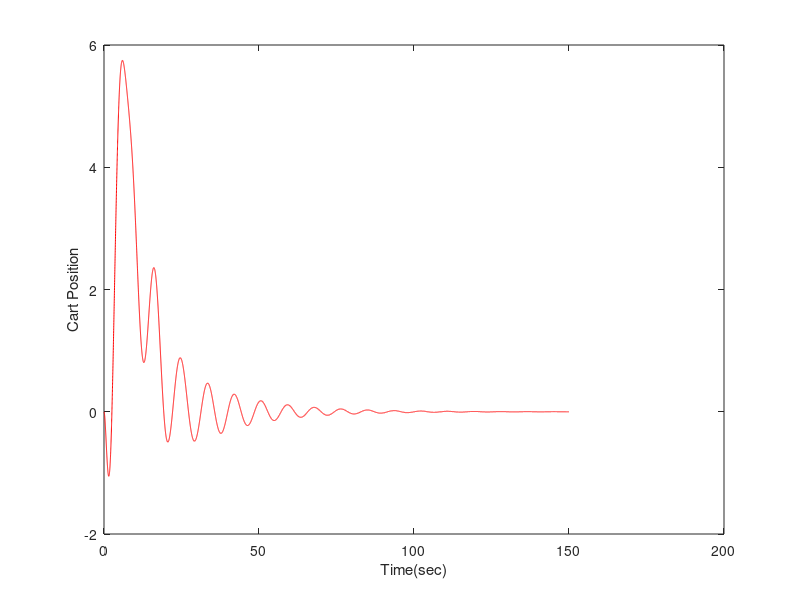

The MATLAB source for this figure:
clc 
clear all

M=1000;
m1=100;m2=100;
l1=20;l2=10;
g=10;

%%State Space form of the System
%%%%%%%% X = A*x +B*u%%%%%%%%%%%
A=[0 1 0 0 0 0
    0 0 (-g*m1)/M 0 (-g*m2)/M 0
    0 0 0 1 0 0
    0 0 (-g*(m1+M))/(M*l1) 0 (-g*m2)/(M*l1) 0
    0 0 0 0 0 1
    0 0 (-g*m1)/(M*l2) 0 (-g*(m2+M))/(M*l2) 0 ];
    
%size(A)
B=[ 0
    1/M
    0
    1/(M*l1)
    0
    1/(M*l2)];

C= [ 1 0 0 0 0 0 
      0 0 1 0 0 0
      0 0 0 0 1 0];
  
%% Considering FeedBack Control for the State x(t)
C1=[1 0 0 0 0 0];
Q=diag([50 1500 50000 1200 50000 80000]);
R=0.01;
disp(' State FeedBack')
%State FeedBack 'K'
K=lqr(A,B,Q,R);
%size(K)
disp(K)


Poles=[-1 -2 -3 -4 -5 -6];
L1=place(A',C1',Poles)';

%Kalman Estimator
stat_space= ss(A,[B B],C,0);
R1=0.01; Q1=0.05;
sensors=[1];
W=[1];
[~,L,~]=kalman(stat_space,Q1,R1,[],sensors,W);

 %Defining The Parameters of the State for Visualization
States={'x' 'x_dot' 'theta1' 'theta1_dot' 'theta2' 'theta2_dot','e_1','e_2','e_3','e_4','e_5','e_6'};
input={'F'};
Outputs = {'x'};
 
A_L1=[(A-B*K) (B*K)
    zeros(6,6) (A-L1*C1)];
B_L1=[B
    zeros(size(B))];
C_L1=[C1 zeros(size(C1))];
stat_space2=ss(A_L1,B_L1,C_L1,0,'statename',States,'inputname',input,'outputname',Outputs);


X=[0;0;45*pi/180;0;35*pi/180;0;0;0;0;0;0;0];
t = 0:0.01:150;
dim_t= size(t);
F = zeros(dim_t);
[Y, t_T, X_T] = lsim(stat_space2, F, t, X);

figure(1) 
plot(t,Y(:,1),'r')
ylabel('Cart Position')
xlabel('Time(sec)')

